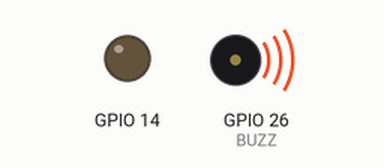
This program was run on a simulated ESP32. On the bench: output pins drawn as LEDs (lit = HIGH), buzzer (waves = sounding).

Above: at 0.3 s.
Timing chart, 0 to 8.2 s (numbered marks = the images above):
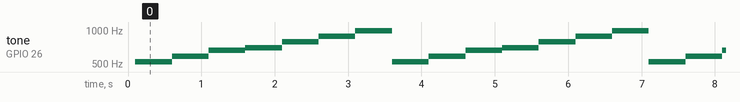

Measured:
- by itself, tone on GPIO 26 (BUZZ): repeats every 3.5 s: 587 Hz 0.50 s, 659 Hz 0.50 s, 698 Hz 0.50 s, 784 Hz 0.50 s, 880 Hz 0.50 s, 987 Hz 0.50 s, 523 Hz 0.50 s

The program:

main.cpp
```cpp
#include <Arduino.h>

const unsigned int BUZZ = 26; // Check schematic and see pin connection to buzzer
const unsigned int BUZZ_CHANNEL = 0; //Selecting PWM channel 0

const unsigned int octave = 5;

void setup() {
  // Stop the right motor by setting pin 14 low
  // this pin floats high or is pulled
  // high during the bootloader phase for some reason
  pinMode(14, OUTPUT);
  digitalWrite(14, LOW);
  delay(100);

  ledcAttachPin(BUZZ, BUZZ_CHANNEL);
}

int i = 0;
note_t notes[] = {NOTE_C, NOTE_D, NOTE_E, NOTE_F, NOTE_G, NOTE_A, NOTE_B};
void loop() {
    ledcWriteNote(BUZZ_CHANNEL, notes[(i++)%7], octave);
    delay(500);
}
```
